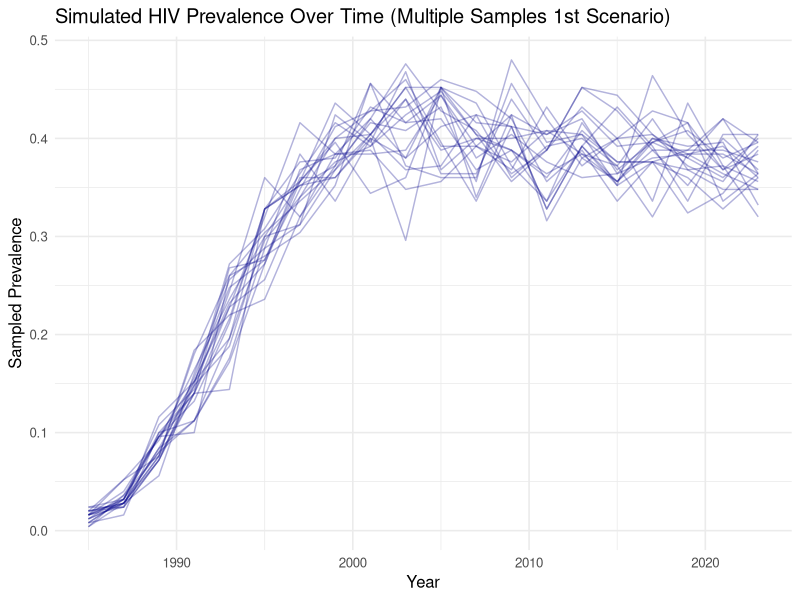
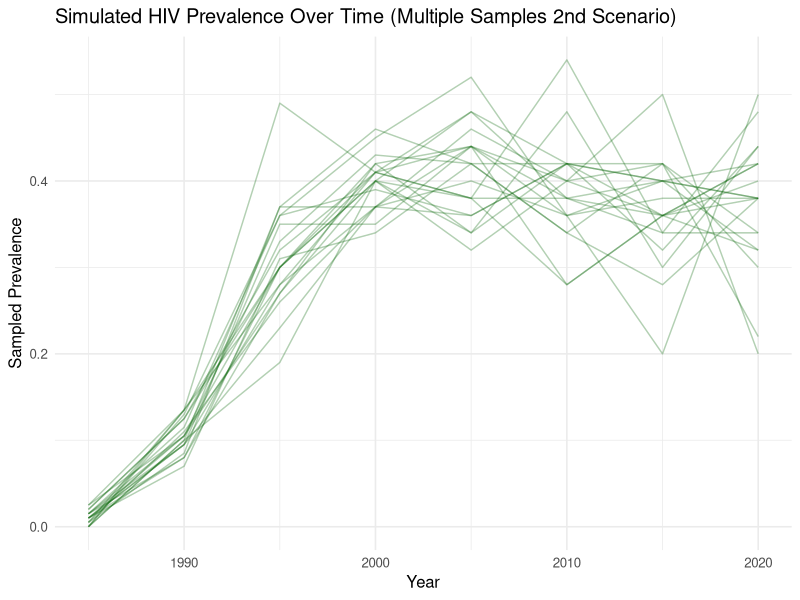

Here is the R script that generated these plots, in order:

#SIMULATING 2 SCENARIOS OF 20 DATASETS EACH
#Armand Mutwadi, Evidence, Folk

# 1. Clear the workspace =======================================================

rm(list = ls())

# 2. Load required libraries ==================================================

require(dplyr)
require(boot)
require(deSolve)
require(ellipse)
require(ggplot2)

# 3. Global Parameters and Initial Conditions ===================================

initial_prevalence <- exp(-9.5)
time_sequence <- seq(1976, 2025, by = 1)
initial_conditions <- c(S = 1 - initial_prevalence, I1 = initial_prevalence, I2 = 0, I3 = 0, I4 = 0, CI = 0, CD = 0)
infection_states <- paste0('I', 1:4)

# 4. Disease Parameters (C(t)) =========================================================

create_disease_parameters <- function(Beta = 0.6 ## transmission coefficient when prevalence is 0 
																			, alpha = 3.5 ## for transmission coefficient: decline with prevalence
																			, progRt = (1/15) ## rate of of progression through each of the I classes, for 10 years total
																			, birthRt = .03 ## birth rate, 3% of people give birth per year
																			, deathRt = 1/60 ## 60 year natural life expectancy
																			, cMax = 0.7 ## maximum control effect, 80% reduction in transmission
																			, cRate = 0.5 ## rate of control effect increase, 2.8 years to reach cMax
																			, cStart = 1998 ## year when control effect started
)
{
	return(as.list(environment())) 
}
true_params <- create_disease_parameters()

# 5. SI simulation function (SI4control) =====================================================

SI4control <- function(time, state, parameters) {
	with(c(as.list(state), parameters), {
		N <- sum(state[1:5])
		I <- I1 + I2 + I3 + I4
		lambda <- Beta * exp(-alpha * I / N)
		g <- 4 * progRt
		control_effect <- pmin(1, cMax+(1-cMax)*exp(-(time-cStart)*cRate))
		dS <- birthRt * N - control_effect * lambda * S * I / N - deathRt * S
		progression <- g * c(I1, I2, I3, I4)
		dI <- c(control_effect * lambda * S * I / N, progression[1:3]) - progression - deathRt * c(I1, I2, I3, I4)
		dCI <- control_effect * lambda * S * I / N
		dCD <- progression[4]
		list(c(dS, dI, dCI, dCD))
	})
}
# 6. Sampling Functions (sample_epidemic) ==========================================

simulate_epidemic <- function(initial_conditions, time_sequence, model_function, parameters) {
	sim_data <- as.data.frame(lsoda(initial_conditions, time_sequence, model_function, parms = parameters))
	sim_data$I <- rowSums(sim_data[, infection_states])
	sim_data$N <- rowSums(sim_data[, c('S', infection_states)])
	sim_data$P <- sim_data$I / sim_data$N
	return(sim_data)
}

simulated_data <- simulate_epidemic(initial_conditions,time_sequence,SI4control,true_params)

sample_epidemic1 <- function(simulated_data, sample_times = seq(1985, 2024, by = 2), sample_sizes = rep(250, length(sample_times))) {
	prevalence <- simulated_data$P[round(simulated_data$time, 4) %in% round(sample_times, 4)]
	num_positive <- rbinom(length(sample_sizes), sample_sizes, prevalence)
	lci <- mapply(function(x, n) binom.test(x, n)$conf.int[1], x = num_positive, n = sample_sizes)
	uci <- mapply(function(x, n) binom.test(x, n)$conf.int[2], x = num_positive, n = sample_sizes)
	
	data.frame(time = sample_times, numPos = num_positive, numSamp = sample_sizes, sampPrev = num_positive / sample_sizes, lci = lci, uci = uci)
}

sample_epidemic2 <- function(simulated_data,sample_times = seq(1985, 2024, by = 5),sample_sizes = c(200, 200, 100, 100, 50, 50, 50, 50)) {
	prevalence <- simulated_data$P[round(simulated_data$time, 4) %in% round(sample_times, 4)]
	num_positive <- rbinom(length(sample_sizes), sample_sizes, prevalence)
	lci <- mapply(function(x, n) binom.test(x, n)$conf.int[1], x = num_positive, n = sample_sizes)
	uci <- mapply(function(x, n) binom.test(x, n)$conf.int[2], x = num_positive, n = sample_sizes)
	
	data.frame(time = sample_times,numPos = num_positive,numSamp = sample_sizes,sampPrev = num_positive / sample_sizes,lci = lci,uci = uci)
}

# 7. Data Simulation: 1st SCENARIO =============================================================== 

# Number of simulated datasets
n_simPData1 <- 20 #number of datasets to simulate

# Create an empty list to store each dataset
simPdata_list1 <- vector("list", n_simPData1) #list to store simulated datasets

# Loop to generate and store each dataset
for (i in 1:n_simPData1) {
	simPdata_list1[[i]] <- sample_epidemic1(simulated_data)
}

# 8. Data Simulation: 2nd SCENARIO ================================================================ 

# Number of simulated datasets
n_simPData2 <- 20 #number of datasets to simulate
simPdata_list2 <- replicate(n_simPData2, sample_epidemic2(simulated_data), simplify = FALSE)

# 9. Print simulated_Data ================================================================ 

print(simPdata_list1)
print(simPdata_list2)

saveRDS(simPdata_list1, file = "simPdata_list1.rds")
saveRDS(simPdata_list2, file = "simPdata_list2.rds")

# 10.Plotting the simulated datasets =================================================

# 1st Scenario
# Combine all into one data.frame with a simulation ID
simPdata_df1 <- bind_rows(simPdata_list1, .id = "sim_id")

ggplot(simPdata_df1, aes(x = time, y = sampPrev, group = sim_id)) +
	geom_line(alpha = 0.3, color = "darkblue") +
	labs(title = "Simulated HIV Prevalence Over Time (Multiple Samples 1st Scenario)",
			 x = "Year", y = "Sampled Prevalence") +
	theme_minimal(base_size = 12)

# 2nd Scenario
# Combine all into one data.frame with a simulation ID
simPdata_df2 <- bind_rows(simPdata_list2, .id = "sim_id")

ggplot(simPdata_df2, aes(x = time, y = sampPrev, group = sim_id)) +
	geom_line(alpha = 0.3, color = "darkgreen") +
	labs(title = "Simulated HIV Prevalence Over Time (Multiple Samples 2nd Scenario)",
			 x = "Year", y = "Sampled Prevalence") +
	theme_minimal(base_size = 12)
